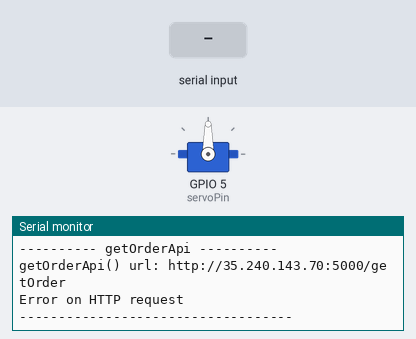
Bench run of a sketch on a simulated ESP32. Shown: servo, the last lines printed to the serial monitor. Inputs (shaded band) come from the test bench. WiFi joins after 1.5 s; servers stay silent unless stated.

Above: at 4.6 s.
4.7 s: "undefined," received over Serial
At 5.86 s:
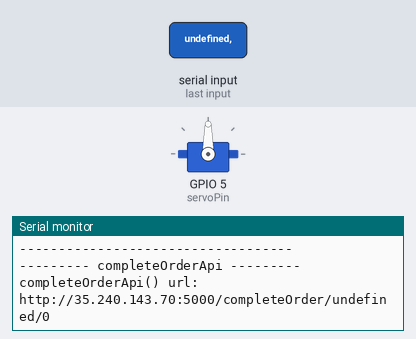
7.2 s: "90,45," received over Serial
At 8.37 s:
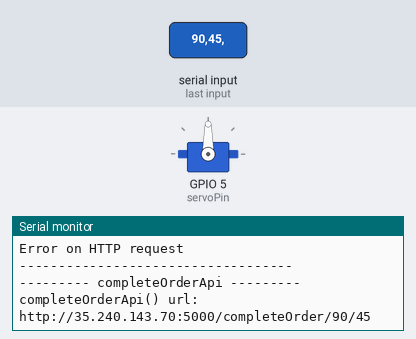

Measured:
- after the input at 4.7 s, the serial monitor: prints a new line after 1.0 s (image 1)
- after the input at 7.2 s, the serial monitor: prints a new line after 1.0 s (image 2)

The sketch:

bean-micro-esp32.ino
```cpp
#include <WiFi.h>
#include <Arduino_JSON.h>
#include <HTTPClient.h>
#include <Servo.h>

// var time
hw_timer_t * timer = NULL;
portMUX_TYPE timerMux = portMUX_INITIALIZER_UNLOCKED;
volatile SemaphoreHandle_t timerSemaphore;
const int timer_period = 1000000; // (value in microseconds)

// wifi connection
const char* ssid = "Mi9x";
const char* password =  "00001111";
int connectionCount = 0;
const int max_connection_attemp = 3;

// bean-app
int beanType1Stock = 100;
int beanType2Stock = 100;
boolean getOrderFlag = false;
boolean hasOrderFlag = false;
boolean processingOrderFlag = false;

// order
int orderId;
String orderUsername;
int orderBeanType;
int orderBeanNum;
String orderTimestamp;


// var server
String defaultUrl = "http://35.240.143.70:5000";
String updateStockApiUrl = "/updateStock";
String getOrderApiUrl = "/getOrder";
String completeOrderApiUrl = "/completeOrder";
JSONVar jsonObject;


Servo myservo;
int servoPin = 5;


void setup() {

  Serial.begin(115200);
  Serial.println("ESP32 Starting...");

  // fucntion bean-app
  myservo.attach(servoPin);
  connectToWifi();
  startTimer();

  updateStockApi(1, beanType1Stock);
  updateStockApi(2, beanType2Stock);
}

void loop() {
  // debug with serial to update stock example [1,20]
  if (Serial.available()) {
    //    int beanType  = Serial.readStringUntil(',').toInt();
    //    int beanNum = Serial.readStringUntil('\0').toInt();
    //    updateStockApi(beanType, beanNum);

    //    getOrderApi();

    String aUsername = Serial.readStringUntil(',');
    int aOrderId = Serial.readStringUntil('\0').toInt();
    completeOrderApi(aUsername, aOrderId);
  }

  // bean-app
  if (!processingOrderFlag && getOrderFlag) {
    getOrderFlag = false;
    getOrderApi();
  }

  if (hasOrderFlag) {
    if (validateOrder()) {
      processingOrderFlag = true;
      processOrder();

      // debug start
      if (orderBeanType == 1) {
        beanType1Stock -= orderBeanNum;
      } else if (orderBeanType == 2) {
        beanType1Stock -= orderBeanNum;
      }
      updateStockApi(1, beanType1Stock);
      updateStockApi(2, beanType2Stock);
      // debug end


      processingOrderFlag = false;
      completeOrderApi(orderUsername, orderId);
      hasOrderFlag = false;

    }

  }
}

void connectToWifi() {
  delay(1000);
  String connectionInfo = "Connecting [ssid: ";
  connectionInfo.concat(ssid);
  connectionInfo.concat(", password: ");
  connectionInfo.concat(password);
  connectionInfo.concat("]");
  WiFi.begin(ssid, password);

  Serial.println("--------- Connecting Wifi ---------");
  while (WiFi.status() != WL_CONNECTED) {
    connectionCount++;
    delay(1000);
    Serial.println(connectionInfo);
    if (connectionCount == max_connection_attemp) {
      Serial.println("ESP32 Restarting..");
      ESP.restart();
    }
  }
  Serial.print("Connected [ssid: ");
  Serial.print(ssid);
  Serial.println("]");
  Serial.println("-----------------------------------");
}

void IRAM_ATTR onTimer() {
  portENTER_CRITICAL_ISR(&timerMux);
  getOrderFlag = true;
  portEXIT_CRITICAL_ISR(&timerMux);
  xSemaphoreGiveFromISR(timerSemaphore, NULL);
}
void startTimer() {
  timerSemaphore = xSemaphoreCreateBinary();
  timer = timerBegin(0, 80, true);
  timerAttachInterrupt(timer, &onTimer, true);
  timerAlarmWrite(timer, timer_period, true);
  timerAlarmEnable(timer);
}

void stopTimer() {
  timerEnd(timer);
  timer = NULL;
}

void updateStockApi(int beanType, int beanNum) {
  Serial.println("----------- updateStockApi ------------");
  Serial.print("updateStockApi() url: ");
  String url = String(defaultUrl);
  url.concat(updateStockApiUrl);
  url.concat("/");
  url.concat(beanType);
  url.concat("/");
  url.concat(beanNum);
  Serial.println(url);

  if ((WiFi.status() == WL_CONNECTED)) {
    HTTPClient http;
    http.begin(url);
    int httpCode = http.GET();
    if (httpCode > 0) {
      String payload = http.getString();
      Serial.print(httpCode);

      Serial.println(payload);
    }
    else {
      Serial.println("Error on HTTP request");
    }
    http.end();
  }
  Serial.println("-----------------------------------");
}

void getOrderApi() {
  Serial.println("---------- getOrderApi ----------");
  Serial.print("getOrderApi() url: ");
  String url = String(defaultUrl);
  url.concat(getOrderApiUrl);
  Serial.println(url);
  if ((WiFi.status() == WL_CONNECTED)) {
    HTTPClient http;
    http.begin(url);
    int httpCode = http.GET();
    if (httpCode > 0) {
      String payload = http.getString();
      Serial.print(httpCode);

      Serial.println(payload);

      jsonObject = JSON.parse(payload);
      if (JSON.typeof(jsonObject) == "undefined") {
        hasOrderFlag = false;
        Serial.println("No order!! ------------------------");
        Serial.println("-----------------------------------");
        return;
      }

      Serial.println("Order details -----------");
      if (jsonObject.hasOwnProperty("order_id")) {
        orderId = (int) jsonObject["order_id"];

        Serial.print("order_id: ");
        Serial.println(orderId);
      }
      if (jsonObject.hasOwnProperty("username")) {
        orderUsername = (const char*) jsonObject["username"];

        Serial.print("username: ");
        Serial.println(orderUsername);
      }
      if (jsonObject.hasOwnProperty("bean_type")) {
        orderBeanType = (int) jsonObject["bean_type"];

        Serial.print("bean_type: ");
        Serial.println(orderBeanType);
      }
      if (jsonObject.hasOwnProperty("bean_num")) {
        orderBeanNum = (int) jsonObject["bean_num"];

        Serial.print("bean_num: ");
        Serial.println(orderBeanNum);
      }
      if (jsonObject.hasOwnProperty("timestamp")) {
        orderTimestamp = (const char*) jsonObject["timestamp"];

        Serial.print("timestamp: ");
        Serial.println(orderTimestamp);
      }
      hasOrderFlag = true;

    }
    else {
      Serial.println("Error on HTTP request");
    }
    http.end();
  }
  Serial.println("-----------------------------------");
}

void completeOrderApi(String username, int orderId) {
  Serial.println("--------- completeOrderApi ---------");
  Serial.print("completeOrderApi() url: ");
  String url = String(defaultUrl);
  url.concat(completeOrderApiUrl);
  url.concat("/");
  url.concat(username);
  url.concat("/");
  url.concat(orderId);
  Serial.println(url);

  if ((WiFi.status() == WL_CONNECTED)) {
    HTTPClient http;
    http.begin(url);
    int httpCode = http.GET();
    if (httpCode > 0) {
      String payload = http.getString();
      Serial.print(httpCode);

      Serial.println(payload);
    }
    else {
      Serial.println("Error on HTTP request");
    }
    http.end();
  }
  Serial.println("-----------------------------------");
}

boolean validateOrder() {
  Serial.println("---------- validateOrder ----------");
  boolean res;
  if (orderBeanType == 1)
    res =  orderBeanNum > beanType1Stock ? false : true;
  else if (orderBeanType == 2)
    res = orderBeanNum > beanType2Stock ? false : true;
  Serial.print("validateOrder: ");
  Serial.println(res);
  Serial.println("-----------------------------------");
  return res;
}

void processOrder() {
  Serial.println("---------- processOrder -----------");
  if (orderBeanType == 1) {
    for (int i = 0; i < orderBeanNum; i++) {
      myservo.write(90);
      delay(1000);
      myservo.write(0);
      delay(1000);
    }
  }
  else if (orderBeanType == 2) {
    for (int i = 0; i < orderBeanNum; i++) {
      myservo.write(90);
      delay(1000);
      myservo.write(180);
      delay(1000);
    }
  }
  myservo.write(90);
  Serial.println("order completed!");
  Serial.println("-----------------------------------");
}
```
